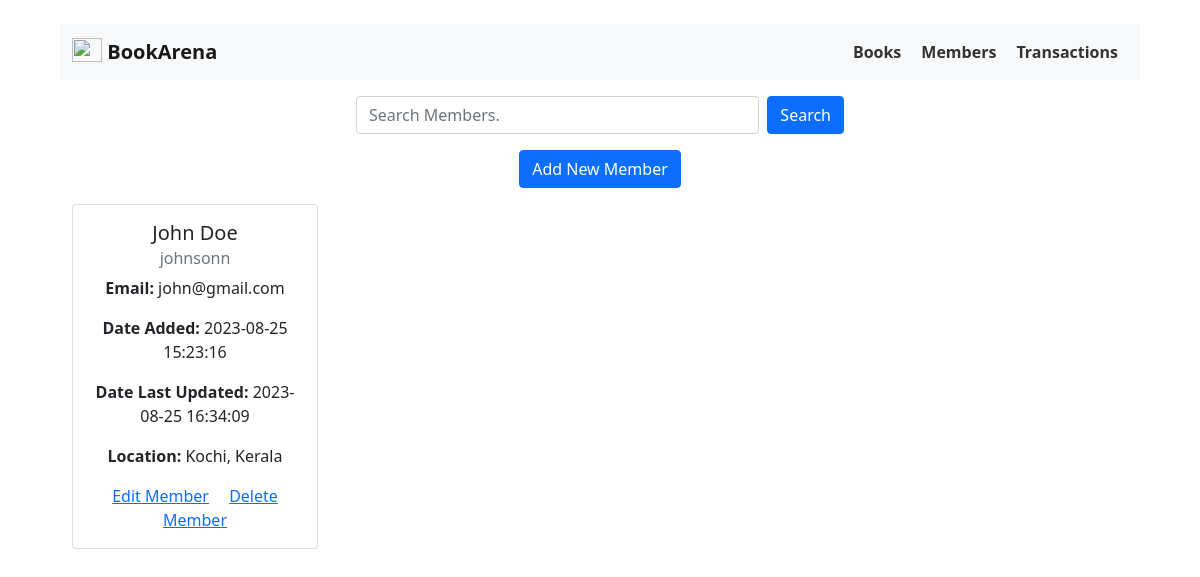
/members, run on the app's committed database.
### app/model/Member.py (models this page shows)
class Member(db.Model):
    id = db.Column(db.Integer, primary_key=True)
    username = db.Column(db.String, unique=True, nullable=False)
    first_name = db.Column(db.String(30), nullable=False)
    last_name = db.Column(db.String(30), nullable=False)
    email = db.Column(db.String)
    location = db.Column(db.String)
    date_added = db.Column(db.DateTime, default=datetime.utcnow())
    date_updated = db.Column(db.DateTime, default=datetime.utcnow())

### app/routes/member_routes.py (the view)
@app.route("/members")
def members():
    members = Member.query.order_by(Member.date_added).all()
    print(members)
    return render_template("members.html", members=members)

### app/templates/members.html
{% extends 'base.html' %} {% block body %}
<div class="container">
    {% if members | length < 1 %} <div class="mt-5">
        <p>No Members have yet been added to the database.</p>
        <p>Click <a href="/members/add">here</a> to add a new member.</p>
</div>
{% else %}
<div class="row justify-content-center m-3">
    <div class="col-12 col-md-6">
        <form action="/members/search/" method="post" class="d-flex">
            <input type="text" name="query" class="form-control me-2" placeholder="Search Members." />
            <button type="submit" class="btn btn-primary">Search</button>
        </form>
    </div>
</div>
<div class="m-3">
    <a href="/members/add" class="btn btn-primary">Add New Member</a>
</div>
<div class="row">
    {% for member in members %}
    <div class="col-lg-3 col-md-4 col-sm-6 mb-4">
        <div class="card">
            <div class="card-body">
                <h5 class="card-title">{{member.first_name}} {{member.last_name}}</h5>
                <h6 class="card-subtitle mb-2 text-muted">{{member.username}}</h6>
                <p class="card-text"><b>Email:</b> {{member.email}}</p>
                <p class="card-text">
                    <b>Date Added:</b> {{ member.date_added.strftime('%Y-%m-%d
                    %H:%M:%S') }}
                </p>
                <p class="card-text">
                    <b>Date Last Updated:</b> {{ member.date_updated.strftime('%Y-%m-%d
                    %H:%M:%S') }}
                </p>
                <p class="card-text"><b>Location:</b> {{member.location}}</p>
                <a href="/members/edit/{{member.id}}" class="card-link">Edit Member</a>
                <a href="#" class="card-link">Delete Member</a>
            </div>
        </div>
    </div>
    {% endfor %}
</div>
{% endif %}
</div>
{% endblock %}

### app/static/css/main.css (style rules this page uses)
* { margin: 0; padding: 0; }
body { text-align: center; padding: 2% 5%; }

### data on the page
Member: first_name "John", last_name "Doe", username "johnsonn", email "john@gmail.com", date_added "2023-08-25 15:23:16", date_updated "2023-08-25 16:34:09", location "Kochi, Kerala"
